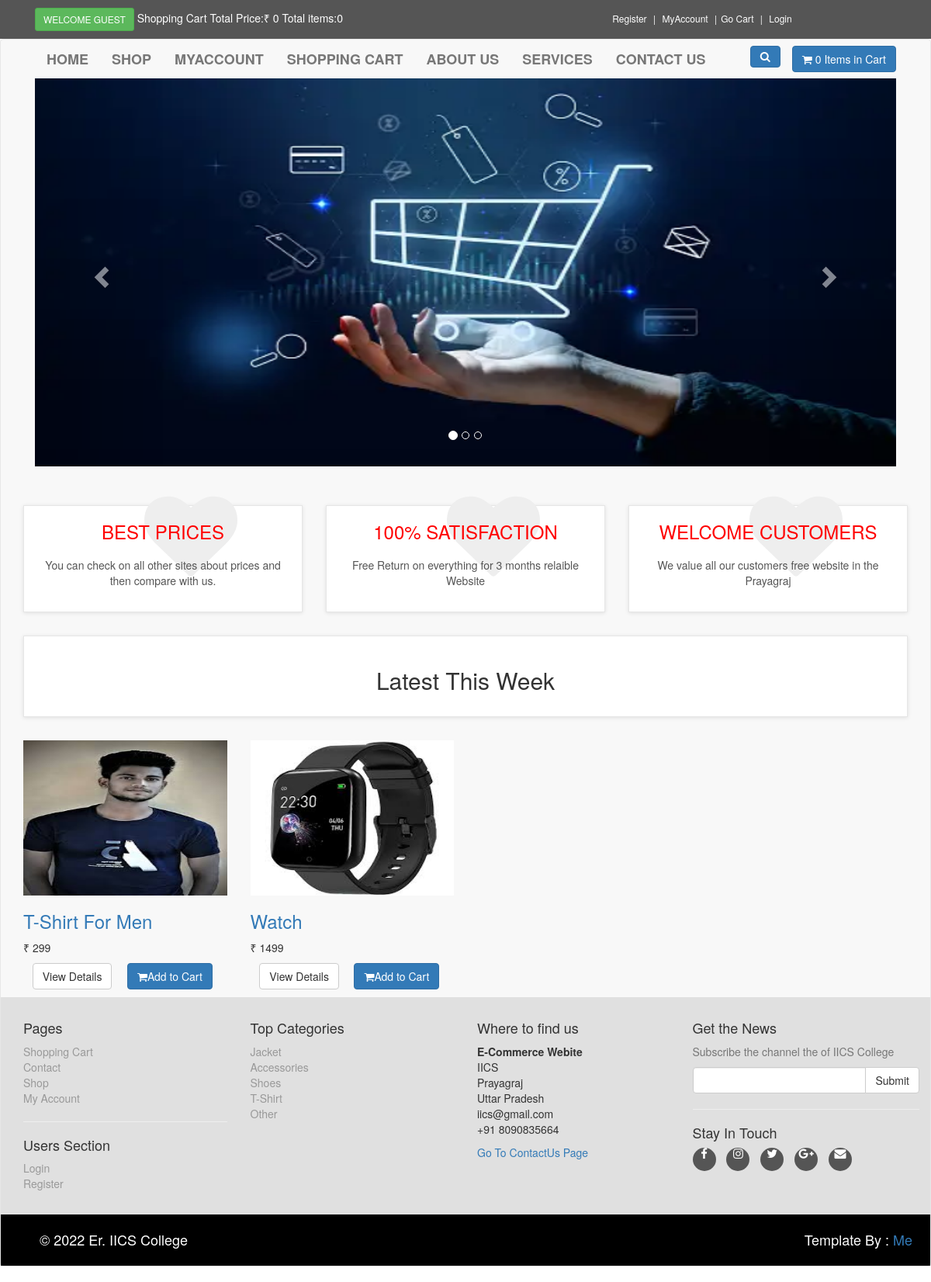
The page / on the database its author committed.
### tables this page shows
CREATE TABLE `slider` (
  `id` int(10) NOT NULL,
  `slider_name` varchar(255) NOT NULL,
  `slider_image` text NOT NULL
);

CREATE TABLE `product` (
  `product_id` int(10) NOT NULL,
  `p_cat_Id` int(10) NOT NULL,
  `cat_id` int(10) NOT NULL,
  `date` timestamp NOT NULL DEFAULT current_timestamp() ON UPDATE current_timestamp(),
  `product_title` text NOT NULL,
  `product_img1` text NOT NULL,
  `product_img2` text NOT NULL,
  `product_img3` text NOT NULL,
  `product_price` int(10) NOT NULL,
  `product_desc` text NOT NULL,
  `product_keyword` text NOT NULL
);

CREATE TABLE `product_categories` (
  `p_cat_Id` int(10) NOT NULL,
  `p_cat_title` text NOT NULL,
  `p_cat_desc` text NOT NULL
);

### functions/function.php (the view, shortened to what this page needs)
<?php
$db = mysqli_connect("localhost", "root", "", "php_ecommerce_website");
 function getUserIp(){
  switch(true){
    default : return $_SERVER['REMOTE_ADDR'];
  }
 }
 function price_count(){
  $total=0;
  echo $total;
 }
 function item(){
  global $db;
  $ip_address= getUserIp();
  $get_items="SELECT * FROM cart WHERE ip_add= '$ip_address' ";
  $run_items=mysqli_query($db,$get_items);
  $count=mysqli_num_rows($run_items);
  echo $count;
 }
function getPro()
{
  global $db;
  $get_product = "SELECT * FROM product ORDER BY 1 ASC LIMIT 0,8";
  $run_product = mysqli_query($db, $get_product);
  while ($row_product = mysqli_fetch_array($run_product)) {
    $product_id = $row_product['product_id'];
    $product_title = $row_product['product_title'];
    $product_price = $row_product['product_price'];
    $product_img1 = $row_product['product_img1'];
    echo "
        <div class='col-md-3 col-sm-6 center-responsive'>
          <div class='product'>
            <a href='details.php?product_id=$product_id'>
              <img src='admin_area/product_images/$product_img1' class='img-responsive' id='image' name='image'/>
            </a>
            <div class='text'>
             <h3><a href='details.php?product_id=$product_id' id='hide'>$product_title</a></h3>
             <p class='price'>₹ $product_price</p>
             <p class='buttons'>
             &nbsp;&nbsp;
              <a href='details.php?pro_id=$product_id' class='btn btn-default'>View Details</a>&nbsp;&nbsp;&nbsp;&nbsp;
              <a href='details.php?pro_id=$product_id' class='btn btn-primary'><i class='fa fa-shopping-cart'></i>Add to Cart</a>
              </p>
            </div>
          </div>
        </div>
        ";
  }
}
?>

### index.php (shortened to what this page needs)
<?php
 include("common_index.php");
?>
<div class="container" id="slider">
    <div class="col-md-12">
        <div id="myCarousel" class="carousel slide" data-ride="carousel">
            <ol class="carousel-indicators">
                <li data-target="#myCarousel" data-slide-to="0" class="active"></li>
                <li data-target="#myCarousel" data-slide-to="1"></li>
                <li data-target="#myCarousel" data-slide-to="2"></li>
            </ol>
            <div class="carousel-inner">
                <?php
                $get_slider = "SELECT * FROM slider LIMIT 0, 1";
                $run_slider = mysqli_query($con, $get_slider);
                while ($row = mysqli_fetch_array($run_slider)) {
                    $slider_image = $row['slider_image'];
                    echo "
                        <div class='item active'>
                        <img src='admin_area/slider_images/$slider_image' id='images' />
                        </div>
                    ";
                }
                ?>
            </div>
            <a class="left carousel-control" href="#myCarousel" role="button" data-slide="prev">
                <span class="glyphicon glyphicon-chevron-left" aria-hidden="true"></span>
            </a>
            <a class="right carousel-control" href="#myCarousel" role="button" data-slide="next">
                <span class="glyphicon glyphicon-chevron-right" aria-hidden="true"></span>
            </a>
        </div>
    </div>
</div>
    <div id="advantage">
        <div class="container">
            <div class="row same-height-row">
                <div class="col-sm-4">
                    <div class="box same-height">
                        <div class="icon">
                            <i class="fa fa-heart"></i>
                        </div>
                        <h3 id="text">Best Prices</h3>
                        <p>You can check on all other sites about prices and then compare with us.</p>
                    </div>
                </div>
                <div class="col-sm-4">
                    <div class="box same-height">
                        <div class="icon">
                            <i class="fa fa-heart"></i>
                        </div>
                        <h3 id="text">100% Satisfaction </h3>
                        <p>Free Return on everything for 3 months relaible Website</p>
                    </div>
                </div>
                <div class="col-sm-4">
                    <div class="box same-height">
                        <div class="icon">
                            <i class="fa fa-heart"></i>
                        </div>
                        <h3 id="text">Welcome Customers</h3>
                        <p>We value all our customers free website in the Prayagraj</p>
                    </div>
                </div>
            </div>
        </div>
    </div>
    <div class="container" id="latest-box">
        <div class="box">
            <div class="row">
                <div class="col-md-12">
                    <h2>Latest This Week</h2>
                </div>
            </div>
        </div>
    </div>
    <div class="container">
        <div class="row">
             <?php
               getPro();
             ?>
        </div>
    </div>
        <div class="md-12">
            <?php include "include/footer.php"; ?>
        </div>
</body>
</html>

### include/footer.php (shortened to what this page needs)
<?php
  include("db.php");
?>
<!DOCTYPE html>
<html lang="en">
<head>
</head>
<body>
    <div id='footer'>
        <div class="container">
           <div class="row">
              <div class="col-md-3 col-sm-6">
                 <h4>Pages</h4>
                 <ul>
                    <li><a href="card.php" id="hide" name='hide'>Shopping Cart</a></li>
                    <li><a href="contactus.php" id="hide" name='hide'>Contact</a></li>
                    <li><a href="shop.php" id="hide" name='hide'>Shop</a></li>
                    <li><a href="chechout.php" id="hide" name='hide'>My Account</a></li>
                 </ul>
                 <hr>
                 <h4>Users Section</h4>
                 <ul>
                    <li><a href="checkout.php" id="hide" name='hide'>Login</a></li>
                    <li><a href="customer_registration.php" id="hide" name='hide'>Register</a></li>
                 </ul>
              </div>
               <div class="col-md-3 col-sm-6">
                  <h4>Top Categories</h4>
                   <ul>
                    <?php
                     $get_p_cats="SELECT *FROM product_categories";
                     $run_p_cats=mysqli_query($con,$get_p_cats);
                     while($row=mysqli_fetch_array($run_p_cats)){
                         $p_cat_id=$row['p_cat_Id'];
                         $p_cat_title=$row['p_cat_title'];
                         echo "
                           <li><a href='shop.php?p_cat_id=$p_cat_id' id='hide' name='hide'>$p_cat_title</a></li>
                         ";
                     }
                    ?>
                   </ul>
               </div>
               <div class="col-md-3 col-sm-6">
                   <h4>Where to find us</h4>
                    <p>
                        <strong>E-Commerce Webite</strong>
                        <br>IICS
                        <br>Prayagraj
                        <br>Uttar Pradesh
                        <br>iics@gmail.com
                        <br>+91 8090835664
                    </p>
                    <a href="contactus.php" id="hide" name='hide'>Go To ContactUs Page</a>
               </div>
                 <h4>Get the News</h4>
                  <p class="text-muted">
                     Subscribe the channel the of IICS College
                  </p>
                  <form action="" method="post">
                    <div class="input-group">
                        <input type="text" name="email" id="email" class="form-control">
                        <span class="input-group-btn">
                            <input type="submit" value="Submit" class="btn btn-default">
                        </span>
                    </div>
                  </form>
                  <hr>
                  <h4>Stay In Touch</h4>
                  <p class="social">
                    <a href="#"><i class="fa fa-facebook"></i></a>
                    <a href="#"><i class="fa fa-instagram"></i></a>
                    <a href="#"><i class="fa fa-twitter"></i></a>
                    <a href="#"><i class="fa fa-google-plus"></i></a>
                    <a href="#"><i class="fa fa-envelope"></i></a>
                  </p>
           </div>
        </div>
    </div>
    <div id="copyright">
        <div class="container">
            <div  class="col-md-6">
              <p class="pull-left">
                 &copy; 2022 Er. IICS College
              </p>
            </div class="col-md-6">
              <p class="pull-right">
                Template By : <a href="#">Me</a>
              </p>
        </div>
    </div>
</body>
</html>

### style/style.css (style rules this page uses)
body { font-family: "Roboto",helvetics,arial,sana-serif; font-size: 14px; line-height: 1.4287143; color: #333333; background-color: #f0f0f0; }
.btn-primary { color: rgb(255, 255,255); background-color: aqua; border-color:rgb(46, 25, 162); }
#images { width: 110%; height: 500px; }
#slider { margin-bottom:50px; }
.box { background-color: #fff; margin: 0 0 30px; border:solid 1px #e6e6e6; padding: 20px; box-shadow: 0 1px 5px rgb(0,0,0,0.1); }
#advantage { text-align: center; }
#advantage .box .icon { position: absolute; font-size: 120px; width: 100%; text-align: center; top: -20px; height: 100%; float: left; color: #eeeeee; transition: all 0.2s ease-out; z-index: 1; box-sizing: border-box; }
#advantage .box h3 { position: relative; margin: 0 0 20px; font-weight: 300; color: red; text-transform: uppercase; z-index: 2; }
#advantage .box p { position: relative; color: #555555; z-index: 2; }
#hide { text-decoration: none; }
#footer { background: #e0e0e0; padding: 20px 0; }
#footer ul { padding-left: 0px; list-style: none; }
#footer ul a { color: #999999; padding: 20px 0px; }
#footer .social { text-align: left; }
#footer .social a { margin: 0 10px 0 0; color: #fff; display:inline-block; width: 30px; height: 30px; border-radius: 15px; line-height: 30px; font-size: 15px; text-align: center; transform: all 0.2s ease-out; vertical-align: bottom; background-color: #555555; }
#copyright { background-color: black; color: white; padding: 20px; font-size: 18px; }
#copyright p { margin: 0; }

### functions/function.php (style rules this page uses)
#image { width: 328px; height: 200px; }
#hide { text-decoration: none; }

### common_index.php (style rules this page uses)
h2 { text-align: center; }

### rows shown on the page
slider: slider_image (picture)
product: product_img1 (picture), product_title "T-Shirt For Men", product_price "299"
product: product_img1 (picture), product_title "Watch", product_price "1499"
product_categories: p_cat_title "Jacket"
product_categories: p_cat_title "Accessories"
product_categories: p_cat_title "Shoes"
product_categories: p_cat_title "T-Shirt"
product_categories: p_cat_title "Other"

### other values the page prints
$total "0"
$count "0 0"
